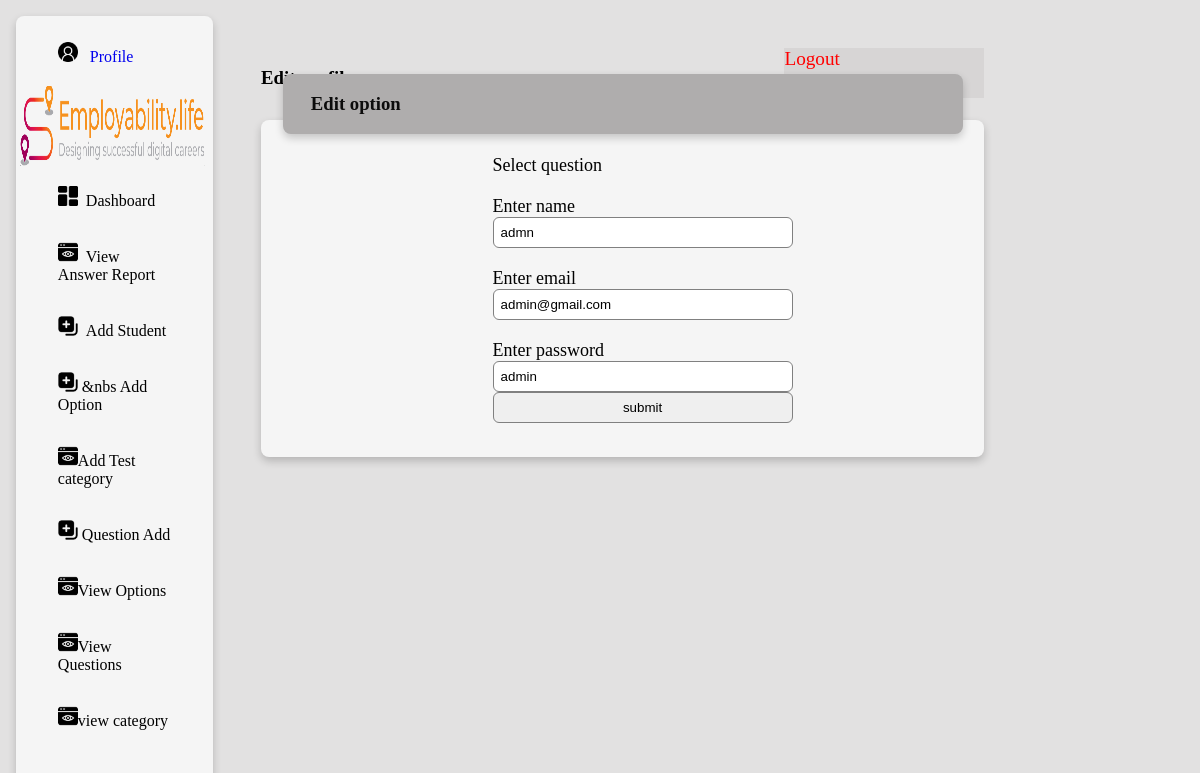
The page /adminprofile/ (signed in) on the database as committed earlier.
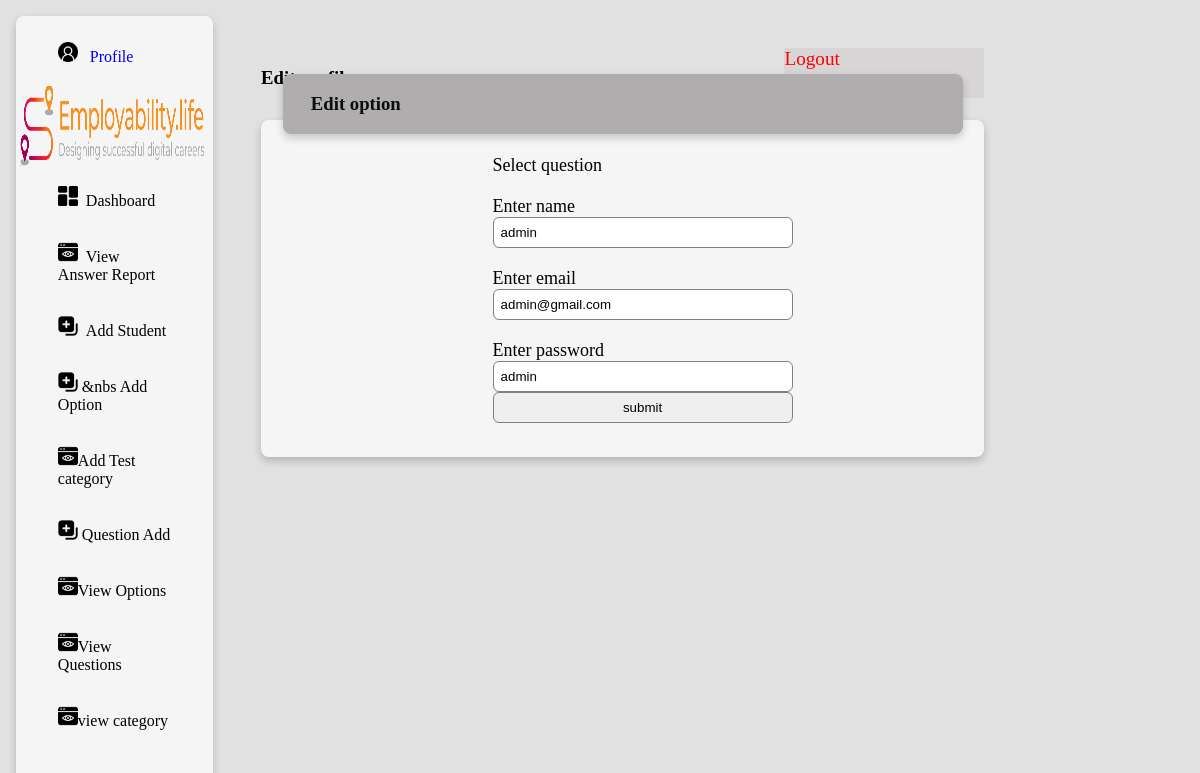
The same page on the database as committed later.
### quiz/models.py (models this page shows, shortened)
class AdminForm(models.Model):
    name=models.CharField(max_length=100)
    email=models.EmailField()
    password=models.CharField(max_length=20)

### quiz/views.py (the view, shortened to what this page needs)
# urls.py: path('adminprofile/',profile,name='adprofile'),
def profile(request):
    if 'email' in request.session:
        n=AdminForm.objects.get(email=request.session['email'])
        return render(request,'adminprofile.html',{'n':n})
    return redirect('sign1')

### quiz/templates/adminprofile.html (shortened to what the changed rows need)
{% load static %}
<html>
    <head>
        <link rel="stylesheet" href="{% static 'css/demo.css' %}">
    </head>
    <body>
            <div class="viewtabledrd">
                <div class="viewtabledrd">
                <div class="card createtest">
                    <div class="questionaddform">
                        <form  method="post">
                            <label>Select question</label>
                            <label>Enter name</label>
                            <input type="text" placeholder="Enter name"   class="questiontitle" id="questiontitle" name="name" value="{{n.name}}" required>
                            <label>Enter email</label>
                            <input type="email" placeholder="Enter email"   class="questiontitle" id="questiontitle" name="email" value="{{n.email}}" required>
                            <label>Enter password</label>
                            <input type="text" placeholder="Enter password"   class="questiontitle" id="questiontitle" name="passowrd" value="{{n.password}}" required>
                            <br>
                            <input type="submit" value="submit" />
                        </form>
                    </div>
                </div>
            </div>
        </div>
    </body>
</html>

Rows that differ between the two databases and show on the page:
changed AdminForm "admin": name "admn" → "admin"
